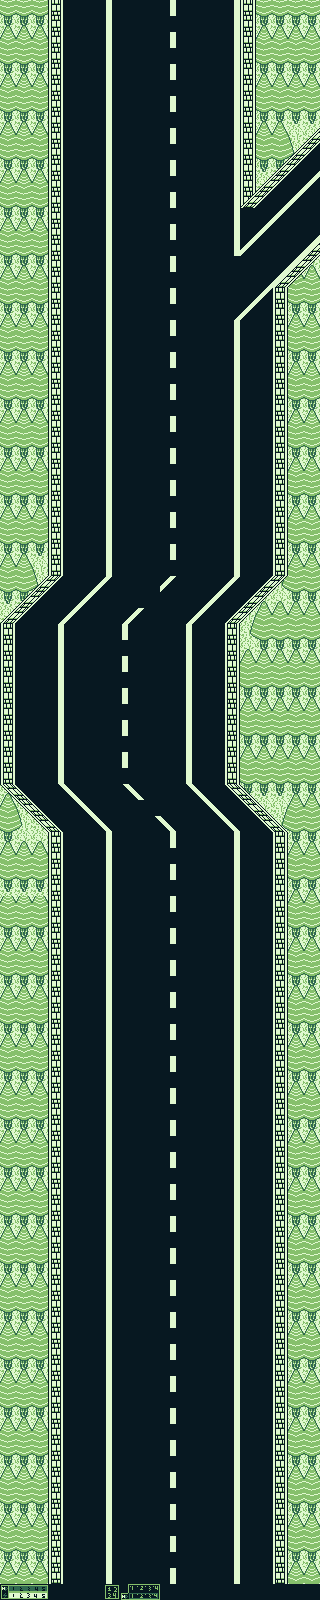

Below is a game level as drawn by its tile map, then a one-line description and the .tmx that defines it (tile-layer data replaced by summaries):
An orthogonal 20x100 tile map with 16x16 px tiles, 4 tile layers (Tile Layer 2, Tile Layer 4, Tile Layer 3, Tile Layer 1), 2 tilesets.

<map version="1.10" tiledversion="1.11.2" orientation="orthogonal" renderorder="right-down" width="20" height="100" tilewidth="16" tileheight="16" infinite="0" nextlayerid="5" nextobjectid="1">
 <tileset firstgid="1" source="../temporal Light tiles/temporal_light_tileset.tsx" />
 <tileset firstgid="4097" source="../temporal Light tiles/in_game_HUD.tsx" />
 <layer id="2" name="Tile Layer 2" width="20" height="100">
  <data>[2000 cells, 1998 non-empty, 16 distinct tile ids]</data>
 </layer>
 <layer id="4" name="Tile Layer 4" width="20" height="100">
  <data>[2000 cells, 242 non-empty, 7 distinct tile ids]</data>
 </layer>
 <layer id="3" name="Tile Layer 3" width="20" height="100">
  <data>[2000 cells, 523 non-empty, 12 distinct tile ids]</data>
 </layer>
 <layer id="1" name="Tile Layer 1" width="20" height="100">
  <data>[2000 cells, 168 non-empty, 3 distinct tile ids]</data>
 </layer>
</map>
